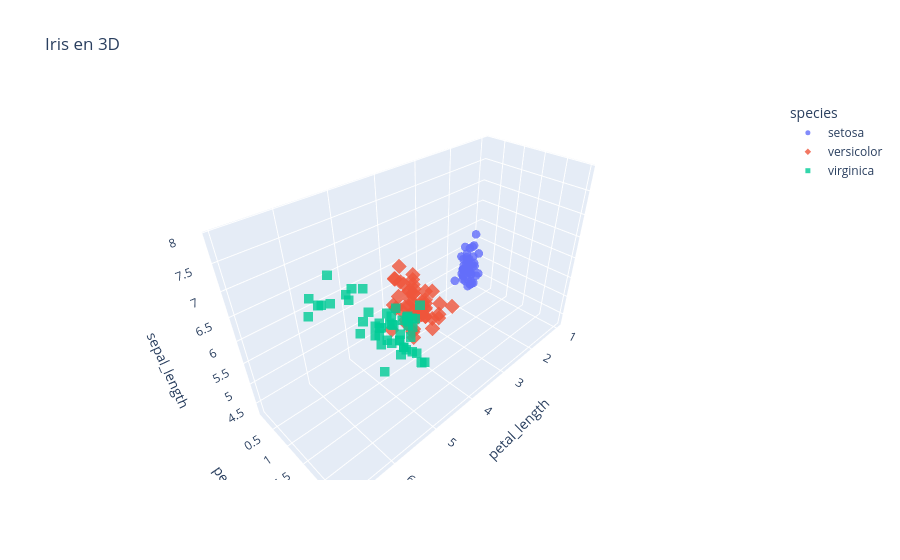

This figure's notebook cell:
### Code cell
fig = px.scatter_3d(df, x="petal_length", y="petal_width", z="sepal_length",
                    color="species", symbol="species", opacity=0.8,
                    title="Iris en 3D")
fig.update_traces(marker_size=5)
fig

### Figure 1 — Plotly figure (JSON) as saved in the notebook; plotly's stock layout.template omitted (floating-point values rounded to 4 significant figures)
{"data": [{"hovertemplate": "species=setosa<br>petal_length=%{x}<br>petal_width=%{y}<br>sepal_length=%{z}<extra></extra>", "legendgroup": "setosa", "marker": {"color": "#636efa", "opacity": 0.8, "size": 5, "symbol": "circle"}, "mode": "markers", "name": "setosa", "scene": "scene", "showlegend": true, "type": "scatter3d", "x": [1.4, 1.4, 1.3, 1.5, 1.4, 1.7, 1.4, 1.5, 1.4, 1.5, 1.5, 1.6, 1.4, 1.1, 1.2, 1.5, 1.3, 1.4, 1.7, 1.5, 1.7, 1.5, 1.0, 1.7, 1.9, 1.6, 1.6, 1.5, 1.4, 1.6, 1.6, 1.5, 1.5, 1.4, 1.5, 1.2, 1.3, 1.5, 1.3, 1.5, 1.3, 1.3, 1.3, 1.6, 1.9, 1.4, 1.6, 1.4, 1.5, 1.4], "y": [0.2, 0.2, 0.2, 0.2, 0.2, 0.4, 0.3, 0.2, 0.2, 0.1, 0.2, 0.2, 0.1, 0.1, 0.2, 0.4, 0.4, 0.3, 0.3, 0.3, 0.2, 0.4, 0.2, 0.5, 0.2, 0.2, 0.4, 0.2, 0.2, 0.2, 0.2, 0.4, 0.1, 0.2, 0.1, 0.2, 0.2, 0.1, 0.2, 0.2, 0.3, 0.3, 0.2, 0.6, 0.4, 0.3, 0.2, 0.2, 0.2, 0.2], "z": [5.1, 4.9, 4.7, 4.6, 5.0, 5.4, 4.6, 5.0, 4.4, 4.9, 5.4, 4.8, 4.8, 4.3, 5.8, 5.7, 5.4, 5.1, 5.7, 5.1, 5.4, 5.1, 4.6, 5.1, 4.8, 5.0, 5.0, 5.2, 5.2, 4.7, 4.8, 5.4, 5.2, 5.5, 4.9, 5.0, 5.5, 4.9, 4.4, 5.1, 5.0, 4.5, 4.4, 5.0, 5.1, 4.8, 5.1, 4.6, 5.3, 5.0]}, {"hovertemplate": "species=versicolor<br>petal_length=%{x}<br>petal_width=%{y}<br>sepal_length=%{z}<extra></extra>", "legendgroup": "versicolor", "marker": {"color": "#EF553B", "opacity": 0.8, "size": 5, "symbol": "diamond"}, "mode": "markers", "name": "versicolor", "scene": "scene", "showlegend": true, "type": "scatter3d", "x": [4.7, 4.5, 4.9, 4.0, 4.6, 4.5, 4.7, 3.3, 4.6, 3.9, 3.5, 4.2, 4.0, 4.7, 3.6, 4.4, 4.5, 4.1, 4.5, 3.9, 4.8, 4.0, 4.9, 4.7, 4.3, 4.4, 4.8, 5.0, 4.5, 3.5, 3.8, 3.7, 3.9, 5.1, 4.5, 4.5, 4.7, 4.4, 4.1, 4.0, 4.4, 4.6, 4.0, 3.3, 4.2, 4.2, 4.2, 4.3, 3.0, 4.1], "y": [1.4, 1.5, 1.5, 1.3, 1.5, 1.3, 1.6, 1.0, 1.3, 1.4, 1.0, 1.5, 1.0, 1.4, 1.3, 1.4, 1.5, 1.0, 1.5, 1.1, 1.8, 1.3, 1.5, 1.2, 1.3, 1.4, 1.4, 1.7, 1.5, 1.0, 1.1, 1.0, 1.2, 1.6, 1.5, 1.6, 1.5, 1.3, 1.3, 1.3, 1.2, 1.4, 1.2, 1.0, 1.3, 1.2, 1.3, 1.3, 1.1, 1.3], "z": [7.0, 6.4, 6.9, 5.5, 6.5, 5.7, 6.3, 4.9, 6.6, 5.2, 5.0, 5.9, 6.0, 6.1, 5.6, 6.7, 5.6, 5.8, 6.2, 5.6, 5.9, 6.1, 6.3, 6.1, 6.4, 6.6, 6.8, 6.7, 6.0, 5.7, 5.5, 5.5, 5.8, 6.0, 5.4, 6.0, 6.7, 6.3, 5.6, 5.5, 5.5, 6.1, 5.8, 5.0, 5.6, 5.7, 5.7, 6.2, 5.1, 5.7]}, {"hovertemplate": "species=virginica<br>petal_length=%{x}<br>petal_width=%{y}<br>sepal_length=%{z}<extra></extra>", "legendgroup": "virginica", "marker": {"color": "#00cc96", "opacity": 0.8, "size": 5, "symbol": "square"}, "mode": "markers", "name": "virginica", "scene": "scene", "showlegend": true, "type": "scatter3d", "x": [6.0, 5.1, 5.9, 5.6, 5.8, 6.6, 4.5, 6.3, 5.8, 6.1, 5.1, 5.3, 5.5, 5.0, 5.1, 5.3, 5.5, 6.7, 6.9, 5.0, 5.7, 4.9, 6.7, 4.9, 5.7, 6.0, 4.8, 4.9, 5.6, 5.8, 6.1, 6.4, 5.6, 5.1, 5.6, 6.1, 5.6, 5.5, 4.8, 5.4, 5.6, 5.1, 5.1, 5.9, 5.7, 5.2, 5.0, 5.2, 5.4, 5.1], "y": [2.5, 1.9, 2.1, 1.8, 2.2, 2.1, 1.7, 1.8, 1.8, 2.5, 2.0, 1.9, 2.1, 2.0, 2.4, 2.3, 1.8, 2.2, 2.3, 1.5, 2.3, 2.0, 2.0, 1.8, 2.1, 1.8, 1.8, 1.8, 2.1, 1.6, 1.9, 2.0, 2.2, 1.5, 1.4, 2.3, 2.4, 1.8, 1.8, 2.1, 2.4, 2.3, 1.9, 2.3, 2.5, 2.3, 1.9, 2.0, 2.3, 1.8], "z": [6.3, 5.8, 7.1, 6.3, 6.5, 7.6, 4.9, 7.3, 6.7, 7.2, 6.5, 6.4, 6.8, 5.7, 5.8, 6.4, 6.5, 7.7, 7.7, 6.0, 6.9, 5.6, 7.7, 6.3, 6.7, 7.2, 6.2, 6.1, 6.4, 7.2, 7.4, 7.9, 6.4, 6.3, 6.1, 7.7, 6.3, 6.4, 6.0, 6.9, 6.7, 6.9, 5.8, 6.8, 6.7, 6.7, 6.3, 6.5, 6.2, 5.9]}], "layout": {"legend": {"title": {"text": "species"}, "tracegroupgap": 0}, "scene": {"domain": {"x": [0.0, 1.0], "y": [0.0, 1.0]}, "xaxis": {"title": {"text": "petal_length"}}, "yaxis": {"title": {"text": "petal_width"}}, "zaxis": {"title": {"text": "sepal_length"}}}, "title": {"text": "Iris en 3D"}}}
